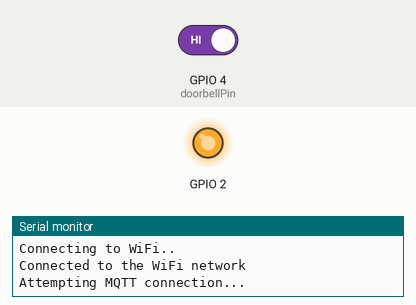
Recording of a sketch running on a simulated ESP8266 (NodeMCU). Shown: output pins drawn as LEDs (lit = HIGH), the last lines printed to the serial monitor. The inputs (shaded band) are chosen by the test bench; at power-on: GPIO 4 (doorbellPin) HIGH. WiFi joins after 1.5 s; servers stay silent unless stated; random numbers use the default seed unless the sketch sets one; no MQTT or app messages arrive unless stated.

Above: at 2.7 s.
2.8 s: GPIO 4 (doorbellPin) driven LOW
At 4.3 s:
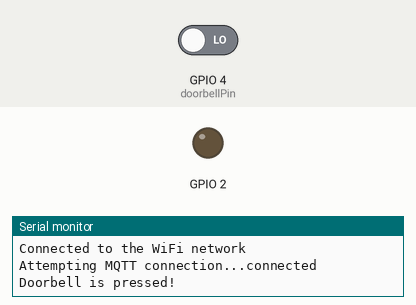
Timing chart, 0 to 11.0 s (numbered marks = the images above; inputs shaded):
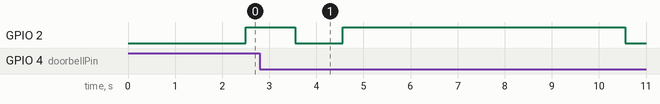

Measured:
- after the input at 2.8 s, GPIO 2: HIGH → LOW after 0.76 s, → HIGH 1.0 s later, → LOW 6.0 s later

The sketch:

doorbell_V2.0.ino
```cpp
/*
This is the code i have made to conet my doorbel upto a MQTT server

replace **** with your creds

if you are useing MQTT without password chang
      if (client.connect(clientId.c_str(), mqtt_username, mqtt_password))
to be
      if (client.connect(clientId.c_str()))

fyi pin 4 = D4
do not use D3 it will brake

Made by FineQuasar17 and TheEPROM9
last edit 18/08/2022 uk layout
*/

#include <ESP8266WiFi.h>
#include <PubSubClient.h>
//------------------------------------------------------------------------------------------------------------------------
//WIFI
const char* wifi_ssid = "****";
const char* wifi_password = "****";
//------------------------------------------------------------------------------------------------------------------------
//MQTT
//const char* mqtt_server = "192.168.69.4";
//const char* clientID = "Doorbell";


// MQTT Broker
const char *mqtt_broker = "192.168.69.4";
const char *topic = "Doorbel";
const char *mqtt_username = "****";
const char *mqtt_password = "****";
const int mqtt_port = 1883;
//------------------------------------------------------------------------------------------------------------------------
//VARS
const char* doorbell_topic = "doorbell";
const int doorbellPin = 4;
int doorbellState = 0;
//------------------------------------------------------------------------------------------------------------------------
WiFiClient espClient;
PubSubClient client(espClient);
//------------------------------------------------------------------------------------------------------------------------
void setup()
{
  Serial.begin(115200);
  pinMode(doorbellPin, INPUT_PULLUP);
  pinMode(LED_BUILTIN, OUTPUT);     // Initialize the LED_BUILTIN pin as an output
//------------------------------------------------------------------------------------------------------------------------
  WiFi.begin(wifi_ssid, wifi_password);
  while (WiFi.status() != WL_CONNECTED)
  {
      delay(500);
      Serial.println("Connecting to WiFi..");
  }
  Serial.println("Connected to the WiFi network");
  //connecting to a mqtt broker
  client.setServer(mqtt_broker, mqtt_port);
//  setup_wifi();
      //  client.setServer(mqtt_server, 1883);
//------------------------------------------------------------------------------------------------------------------------
}
void blink_now()
{
    digitalWrite(LED_BUILTIN, LOW);
    delay(1000);
    digitalWrite(LED_BUILTIN, HIGH);
    delay(1000);
}
//------------------------------------------------------------------------------------------------------------------------
//void setup_wifi(){
  //Turn off Access Point
  //WiFi.mode(WIFI_STA);
  //delay(10);
  //------------------------------------------------------------------------------------------------------------------------
  /*/ We start by connecting to a WiFi network
  Serial.println();
  Serial.print("Connecting to ");
  Serial.println(wifi_ssid);

  WiFi.begin(wifi_ssid, wifi_password);

  while (WiFi.status() != WL_CONNECTED) {
    delay(500);
    Serial.print(".");
    blink_now();
  }

  Serial.println("");
  Serial.println("WiFi connected");
  Serial.println("IP address: ");
  Serial.println(WiFi.localIP());
}
*/

//------------------------------------------------------------------------------------------------------------------------
//void setup()

  // Set software serial baud to 115200;
  //Serial.begin(115200);
  // connecting to a WiFi network

//------------------------------------------------------------------------------------------------------------------------

void reconnect()
{
  // Loop until we're reconnected
  while (!client.connected())
  {
//    Serial.print("Attempting MQTT connection...");

    Serial.print("Attempting MQTT connection...");
    // Create a random client ID
    String clientId = "ESP8266Client-";
    clientId += String(random(0xffff), HEX);

    blink_now();
    // Attempt to connect
      if (client.connect(clientId.c_str(), mqtt_username, mqtt_password))
    {
      Serial.println("connected");
      // Once connected, publish an announcement...
      client.publish(doorbell_topic, "Doorbell connected to MQTT");
    } else {
      Serial.print("failed, rc=");
      Serial.print(client.state());
      Serial.println(" try again in 5 seconds");
      // Wait 5 seconds before retrying
      delay(5000);
    }
  }
}

//------------------------------------------------------------------------------------------------------------------------

void loop()
{
  if (!client.connected())
  {
    reconnect();
  }
  client.loop();
  doorbellState = digitalRead(doorbellPin);

  if ( doorbellState == LOW )
  {
    // Put your code here.  e.g. connect, send, disconnect.
    Serial.println("Doorbell is pressed!");
    client.publish(doorbell_topic, "doorbell presed", true);
    blink_now();

    delay( 5000 );
  }
}

//------------------------------------------------------------------------------------------------------------------------
```
